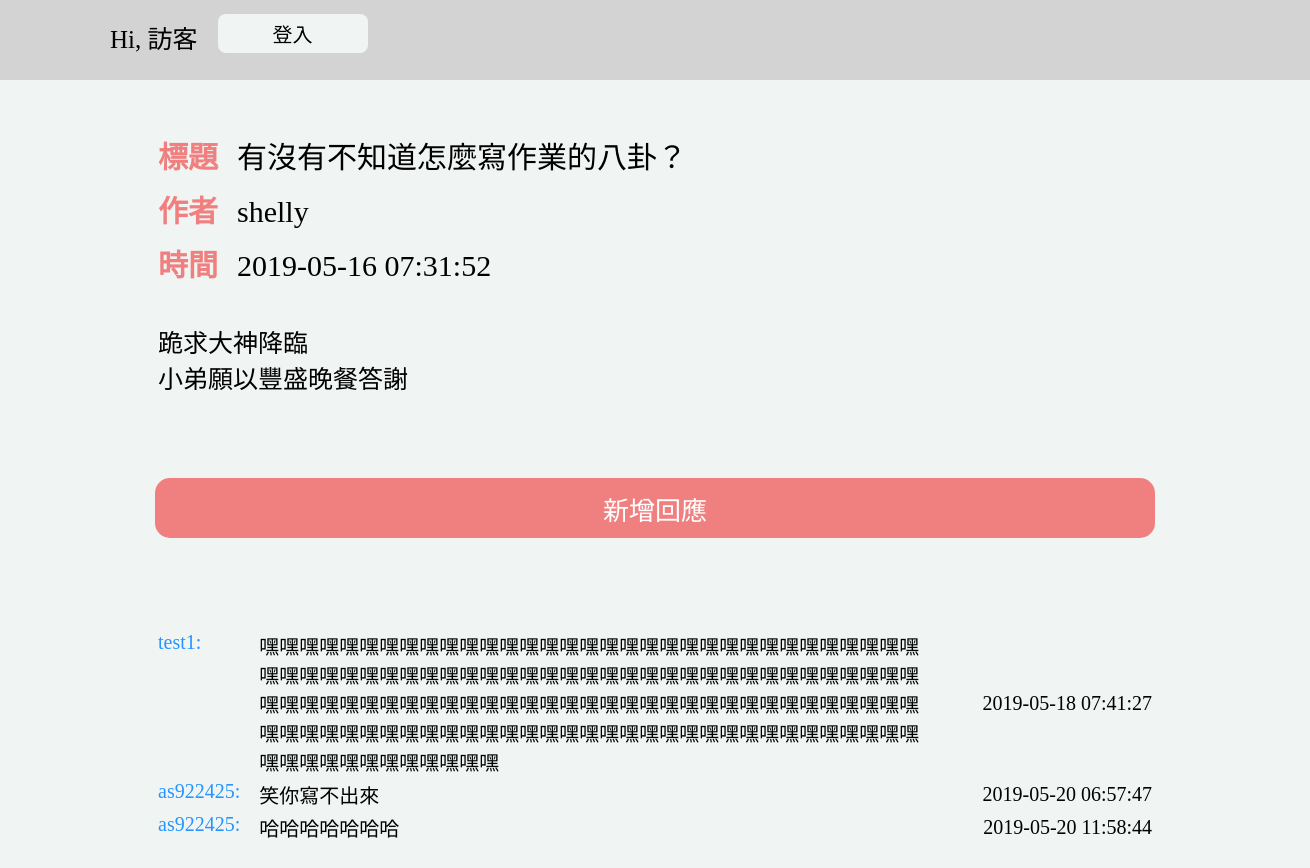
The page /viewBoard.php?id=1&articleid=1 on the database its author committed.
### tables this page shows
CREATE TABLE `dz_board` (
  `id` int(11) NOT NULL,
  `board_id` int(11) NOT NULL,
  `account` varchar(32) NOT NULL,
  `time` timestamp NOT NULL DEFAULT CURRENT_TIMESTAMP,
  `title` varchar(64) NOT NULL,
  `content` varchar(1024) NOT NULL,
  `ip` varchar(40) NOT NULL
);

CREATE TABLE `dz_thread` (
  `id` int(11) NOT NULL,
  `board_id` int(11) NOT NULL,
  `article_id` int(11) NOT NULL,
  `time` timestamp NOT NULL DEFAULT CURRENT_TIMESTAMP,
  `account` varchar(32) NOT NULL,
  `content` varchar(1024) NOT NULL,
  `ip` varchar(64) NOT NULL
);

### viewBoard.php (the view, shortened to what this page needs)
<?php
include("pdoInc.php");
?>
<!DOCTYPE html>
<html>
<head>
</head>
<body>
<div class="header">
	<form action="viewBoard.php?id=<?php echo (int)$_GET['id'];?>&articleid=<?php echo(int)$_GET['articleid'];?>" method="post" class='greet'>
		<?php
		if (!isset($_SESSION['account'])) {
			echo "<span>Hi, 訪客</span>";
			echo "<button name=\"login\" class='btn'>登入</button> ";
		}
		else {
			echo "<span>Hi, ".$_SESSION['account']." (".$_SESSION['nickname'].")</span>";
			echo "<button name=\"logout\" class='btn'>登出</button> ";
			echo "<button name=\"backToBoard\" class='btn'>回到首頁</button>";
		}
		?>
	</form>
</div>
<div class="viewBoard">
	<table>
		<?php
		if (isset($_GET['id'])&&isset($_GET['articleid'])) {
			$sth=$dbh->prepare('SELECT account,time,title,content from dz_board where board_id=? and id=?');
			$sth->execute(array((int)$_GET['id'],(int)$_GET['articleid']));
			if($sth->rowCount()>0){
				while($row = $sth->fetch(PDO::FETCH_ASSOC)){
					$nn = htmlspecialchars($row['account']);
					$tt = htmlspecialchars($row['title']);
			   		$msg = htmlspecialchars($row['content']);
			    	$msg = str_replace("\n", "<br/>", $msg);
					echo "<tr class='title'>
					<td class='titleLabel' colspan='1'>標題&nbsp&nbsp</td>
					<td >".$tt."</td>
					</tr>";
					echo "<tr class='title'>
					<td class='titleLabel'>作者</td><td>".$nn."</td>
					</tr>";
					echo "<tr class='title'>
					<td class='titleLabel'>時間</td><td>".$row['time']."</td>
					</tr>";
					echo "<tr class='content'>
					<td  colspan='200'><br/>".$msg."</td>
					</tr>";
				}
			}
		}
		?>
	</table>
<div class="response">
	<form action="newmsg.php?id=<?php echo (int)$_GET['id'];?>&articleid=<?php echo(int)$_GET['articleid'];?>" method="post">
		<button class='newmsg'name='newmsg'>新增回應</button>
	</form>
</div>
<div  class="message">
	<table>
<?php
	if (isset($_GET['id'])&&isset($_GET['articleid'])) {
		$sth = $dbh->prepare('SELECT * from dz_thread where board_id=? and article_id=? ORDER BY id');
		$sth->execute(array((int)$_GET['id'],(int)$_GET['articleid']));
			while($row = $sth->fetch(PDO::FETCH_ASSOC)){
       			$nn = htmlspecialchars($row['account']);
			    $msg = htmlspecialchars($row['content']);
		        echo '<td class=\'id\'>'.
		        $nn.':</td><td class=\'msg\'>'.$msg.
				'</td>
				<td class=\'time\'>'.$row['time'].'</td>
		        </tr>';
		    }
	}
?>
	</table>
</div>
</div>
</body>
</html>

### viewBoard.php (style rules this page uses)
body { background-color: rgb(240,245,243); font-size: 25px; }
.header { background-color: lightgrey; position: absolute; top: 0px; left: 0px; width: 100%; height: 80px; }
.greet { position: relative; line-height: 80px; left: 100px; }
span { margin: 0 10px; }
.btn { font-size: 20px; width: 150px; margin: 0 10px; vertical-align: text-bottom; border: none; border-radius: .5rem; padding: 5px 3px; background-color: rgb(240,245,243); }
.viewBoard { width: 1000px; margin:130px auto 10px auto; }
table { margin-bottom: 30px; }
.title { font-size: 30px; line-height: 50px; }
.titleLabel { font-weight:700; color: lightcoral; }
.response { position: relative; height: 150px; margin-top: 80px; }
.newmsg { position: absolute; left: 50%; margin-left: -500px; width: 1000px; height: 60px; border-radius: 15px; font-size: 26px; background-color: lightcoral; color: white; border: none; }
.message { font-size: 20px; }
.id { width: 10%; font-weight: 500; color: #2894ff; vertical-align: top; }
.message>table { width: 100%; }
.time { width: 22%; text-align: right; }

### rows shown on the page
dz_board: title "有沒有不知道怎麼寫作業的八卦？", account "shelly", time "2019-05-16 07:31:52", content "跪求大神降臨 小弟願以豐盛晚餐答謝"
dz_thread: account "test1", content "嘿嘿嘿嘿嘿嘿嘿嘿嘿嘿嘿嘿嘿嘿嘿嘿嘿嘿嘿嘿嘿嘿嘿嘿嘿嘿嘿嘿嘿嘿嘿嘿嘿嘿嘿嘿嘿嘿嘿嘿嘿嘿嘿嘿嘿嘿嘿嘿嘿嘿嘿嘿嘿嘿嘿嘿嘿嘿嘿嘿嘿嘿嘿嘿嘿嘿嘿嘿嘿嘿嘿嘿嘿嘿嘿嘿嘿嘿嘿嘿嘿嘿嘿嘿嘿嘿嘿嘿嘿嘿嘿嘿嘿嘿嘿嘿嘿嘿嘿嘿嘿嘿嘿嘿嘿嘿嘿嘿嘿嘿嘿嘿嘿嘿嘿嘿嘿嘿嘿嘿嘿嘿嘿嘿嘿嘿嘿嘿嘿嘿嘿嘿嘿嘿嘿嘿嘿嘿嘿嘿嘿嘿嘿嘿", time "2019-05-18 07:41:27"
dz_thread: account "as922425", content "笑你寫不出來", time "2019-05-20 06:57:47"
dz_thread: account "as922425", content "哈哈哈哈哈哈哈", time "2019-05-20 11:58:44"
